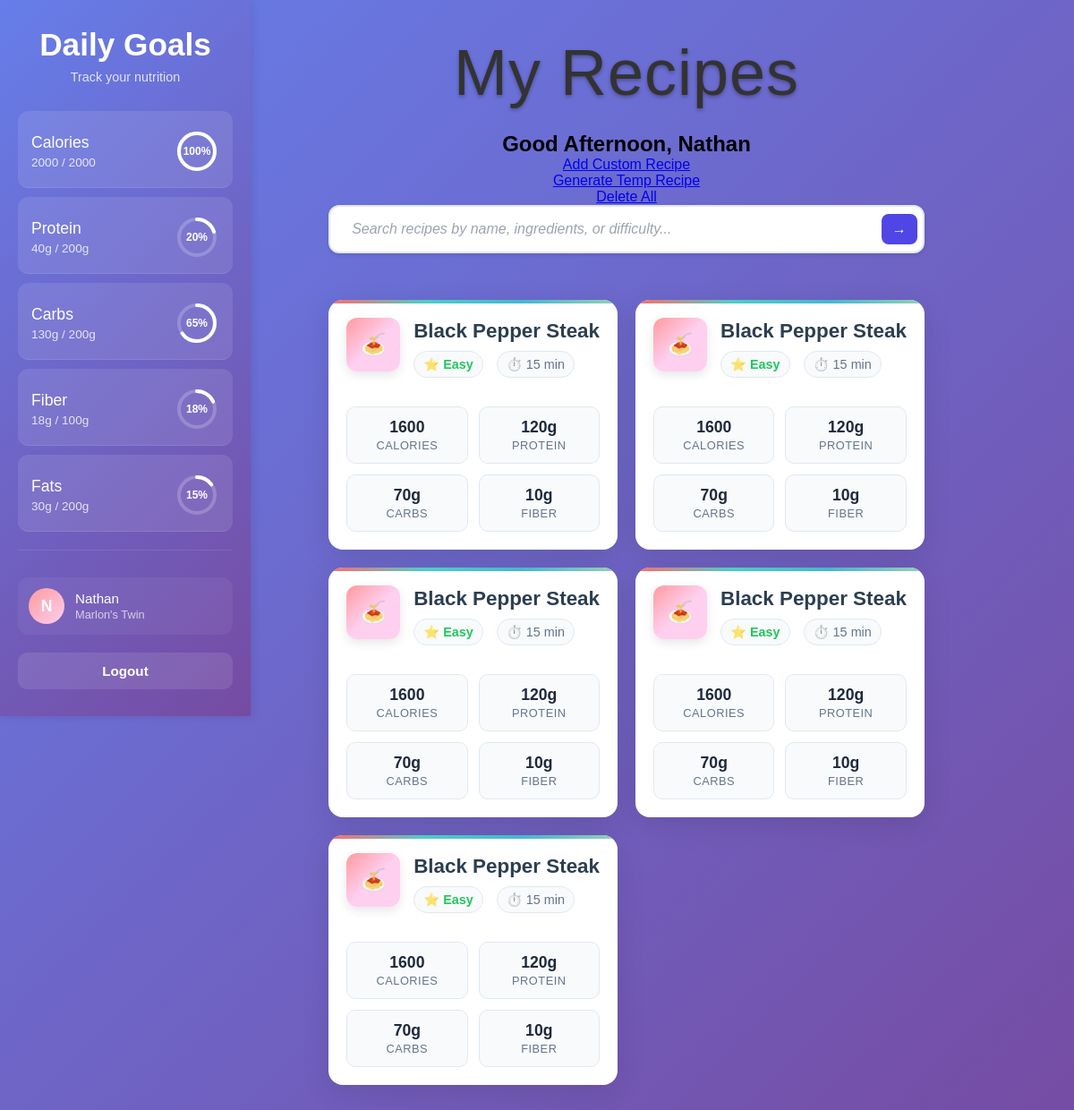
/dashboard (signed in), run on the app's committed database.
### models.py (models this page shows, shortened)
class Goals(db.Model):
    __tablename__ = 'fitness_goals'
    id = db.Column(db.Integer, primary_key = True)
    daily_protein = db.Column(db.Integer)
    daily_carbohydrates = db.Column(db.Integer)
    daily_fat = db.Column(db.Integer)
    daily_fiber = db.Column(db.Integer)
    daily_calories = db.Column(db.Integer)
    allergy = db.Column(db.Text)
    user_id = db.Column(db.Integer, db.ForeignKey('users.uid'), nullable = False)

class User(db.Model, UserMixin):
    __tablename__ = "users"
    uid = db.Column(db.Integer, primary_key = True)
    username = db.Column(db.String, nullable = False)
    password = db.Column(db.String, nullable = False)
    email = db.Column(db.String, nullable = False)
    current_protein = db.Column(db.Integer)
    current_carbohydrates = db.Column(db.Integer)
    current_fat = db.Column(db.Integer)
    current_fiber = db.Column(db.Integer)
    current_calories = db.Column(db.Integer)
    recipes = db.relationship('Recipes', backref='user', lazy=True, cascade='all, delete-orphan')
    nutritional_goals = db.relationship('Goals', backref='user', lazy=True, cascade='all, delete-orphan')
    def get_id(self):
        return str(self.uid)

class Recipes(db.Model):
    __tablename__ = 'recipes'
    id = db.Column(db.Integer, primary_key = True, nullable = False)
    title = db.Column(db.Text)
    ingredients = db.Column(db.Text, nullable = False)
    instructions = db.Column(db.Text, nullable = False)
    cooking_time = db.Column(db.Integer)
    prep_time = db.Column(db.Integer)
    servings = db.Column(db.Integer)
    difficulty = db.Column(db.Text)
    protein_amount = db.Column(db.Integer)
    carb_amount = db.Column(db.Integer)
    fiber_amount = db.Column(db.Integer)
    fat_amount = db.Column(db.Integer)
    calorie_amount = db.Column(db.Integer)
    user_id = db.Column(db.Integer, db.ForeignKey('users.uid'), nullable = False)

### blueprints/main.py (the view)
@main_bp.route('/dashboard')
def dashboard():
    recipes = Recipes.query.all()
    goals = Goals.query.filter_by(user_id=current_user.get_id()).first()
    if goals:
        daily_protein = goals.daily_protein
        daily_carbohydrates = goals.daily_carbohydrates
        daily_fat = goals.daily_fat
        daily_fiber = goals.daily_fiber
        daily_calories = goals.daily_calories
        current_protein = 40
        current_carbohydrates = 130
        current_fat = 30
        current_fiber = 18
        current_calories = 2000
    else:
        print("Error fetching goals. Please create another account.")
        return redirect(url_for('auth.login'))
    return render_template('/main/dashboard.html',
        recipes=recipes,
        username = current_user.username,
        daily_protein = daily_protein,
        daily_carbohydrates = daily_carbohydrates,
        daily_fat = daily_fat,
        daily_fiber = daily_fiber,
        daily_calories = daily_calories,
        current_protein = current_protein,
        current_carbohydrates = current_carbohydrates,
        current_fat = current_fat,
        current_fiber = current_fiber,
        current_calories = current_calories
        )

### app.py (called while the page is built)
@login_manager.user_loader
def load_user(user_id):
    from models import User
    try:
        user = User.query.get(user_id)
        if user:
            logging.info(f"User {user_id} loaded successfully")
        return user
    except Exception as e:
        logging.error(f"Error loading user {user_id}: {e}")
        return None

def create_app():
    app = Flask(__name__, template_folder = 'templates', static_folder= 'static', static_url_path= '/static')
    app.config['SQLALCHEMY_DATABASE_URI'] = 'sqlite:///./blueprints.db'
    app.secret_key = 'Some Key'
    @app.after_request
    def after_request(response):
        response.headers["Cache-Control"] = "no-cache, no-store, must-revalidate"
        response.headers["Pragma"] = "no-cache"
        response.headers["Expires"] = "0"
        return response
    db.init_app(app)
    login_manager.init_app(app)
    migrate.init_app(app, db)
    from blueprints.auth import auth_bp
    from blueprints.main import main_bp
    from blueprints.register import register_bp
    from blueprints.recipegen import gen_bp
    app.register_blueprint(auth_bp)
    app.register_blueprint(main_bp)
    app.register_blueprint(register_bp)
    app.register_blueprint(gen_bp)
    return app

### templates/main/dashboard.html (shortened to what this page needs)
<!DOCTYPE html>
<html>
<head>
    <link rel="stylesheet" href="{{ url_for('static', filename='/css/fonts.css') }}">
    <link rel="stylesheet" href="{{ url_for('static', filename='/css/base.css') }}">
    <link rel="stylesheet" href="{{ url_for('static', filename='/css/recipes.css') }}">
    <link rel="stylesheet" href="{{ url_for('static', filename='/css/sidebar.css') }}">
    <link rel="stylesheet" href="{{ url_for('static', filename='/css/searchbox.css') }}">
</head>
<body>
    <div class="page-layout">
    <div class="sidebar" id="sidebar">
        <div class="sidebar-header">
            <h2 class="sidebar-title">Daily Goals</h2>
            <p class="sidebar-subtitle">Track your nutrition</p>
        </div>
        <ul class="nutrition-list">
            <li class="nutrition-track">
                <div class="nutrition-info">
                    <span class="nutrition-name">Calories</span>
                    <span class="nutrition-values">{{current_calories}} / {{daily_calories}}</span>
                </div>
                <div class="progress-circle">
                    <svg>
                        <circle class="progress-bg" cx="25" cy="25" r="20"></circle>
<circle class="progress-fill" cx="25" cy="25" r="20" style="stroke-dashoffset: {{ 125.66 * (1 - (current_calories / daily_calories)|default(0)) }};"></circle>                    </svg>
                    <span class="progress-text">{{current_calories * 100 // daily_calories}}%</span>
                </div>
            </li>
            <li class="nutrition-track">
                <div class="nutrition-info">
                    <span class="nutrition-name">Protein</span>
                    <span class="nutrition-values">{{current_protein}}g / {{daily_protein}}g</span>
                </div>
                <div class="progress-circle">
                    <svg>
                        <circle class="progress-bg" cx="25" cy="25" r="20"></circle>
                        <circle class="progress-fill" cx="25" cy="25" r="20" style="stroke-dashoffset: {{ 125.66 * (1 - (current_protein / daily_protein)|default(0)) }};"></circle>
                    </svg>
                    <span class="progress-text">{{current_protein * 100 // daily_protein}}%</span>
                </div>
            </li>
            <li class="nutrition-track">
                <div class="nutrition-info">
                    <span class="nutrition-name">Carbs</span>
                    <span class="nutrition-values">{{current_carbohydrates}}g / {{daily_carbohydrates}}g</span>
                </div>
                <div class="progress-circle">
                    <svg>
                        <circle class="progress-bg" cx="25" cy="25" r="20"></circle>
                        <circle class="progress-fill" cx="25" cy="25" r="20" style="stroke-dashoffset: {{ 125.66 * (1 - (current_carbohydrates / daily_carbohydrates)|default(0)) }};"></circle>
                    </svg>
                    <span class="progress-text">{{current_carbohydrates * 100 // daily_carbohydrates}}%</span>
                </div>
            </li>
            <li class="nutrition-track">
                <div class="nutrition-info">
                    <span class="nutrition-name">Fiber</span>
                    <span class="nutrition-values">{{current_fiber}}g / {{daily_fiber}}g</span>
                </div>
                <div class="progress-circle">
                    <svg>
                        <circle class="progress-bg" cx="25" cy="25" r="20"></circle>
                        <circle class="progress-fill" cx="25" cy="25" r="20" style="stroke-dashoffset: {{ 125.66 * (1 - (current_fiber / daily_fiber)|default(0)) }};"></circle>
                    </svg>
                    <span class="progress-text">{{current_fiber * 100 // daily_fiber}}%</span>
                </div>
            </li>
            <li class="nutrition-track">
                <div class="nutrition-info">
                    <span class="nutrition-name">Fats</span>
                    <span class="nutrition-values">{{current_fat}}g / {{daily_fat}}g</span>
                </div>
                <div class="progress-circle">
                    <svg>
                        <circle class="progress-bg" cx="25" cy="25" r="20"></circle>
                        <circle class="progress-fill" cx="25" cy="25" r="20" style="stroke-dashoffset: {{ 125.66 * (1 - (current_fat / daily_fat)|default(0)) }};"></circle>
                    </svg>
                    <span class="progress-text">{{current_fat * 100 // daily_fat}}%</span>
                </div>
            </li>
        </ul>
        <div class="sidebar-footer">
            <div class="user-profile">
                <div class="avatar">
                    <span class="avatar-text">{{ username[0].upper() if username else 'U' }}</span>
                </div>
                <div class="user-info">
                    <span class="username">{{ username }}</span>
                    <span class="user-status">Marlon's Twin</span>
                </div>
            </div>
            <a href="{{ url_for('auth.log_out') }}" class="logout-btn">
                <span>Logout</span>
            </a>
        </div>
    </div>
    <div class="dashboard-container">
        <h1 class = "title">My Recipes</h1>
        <h2>Good Afternoon, {{ username }}</h2/>
        <a href = "{{url_for('recipegen.index')}}">Add Custom Recipe</a>
        <a href = "{{url_for('recipegen.create_temp')}}">Generate Temp Recipe</a>
        <a href = "{{url_for('main.delete_all')}}">Delete All</a>
        <div class="recipe-search-container">
            <form action="{{ url_for('recipegen.generate') }}" method="POST" class="search-form">
                <div class="search-input-wrapper">
                    <input
                        type="text"
                        name="query"
                        class="recipe-search-box"
                        placeholder="Search recipes by name, ingredients, or difficulty..."
                        id="recipeSearch"
                        value="{{ request.args.get('query', '') }}"
                    >
                    <button type="submit" class="search-submit-btn">
                        →
                    </button>
                </div>
            </form>
        </div>
        <div class="recipes-grid">
            {% for recipe in recipes%}
            <button class="recipe-card" onclick="openRecipe(1)">
                <div class="card-header">
                    <div class="recipe-image">🍝</div>
                    <div class="recipe-main-info">
                        <h3 class="recipe-title">{{recipe.title}}</h3>
                        <div class="recipe-meta">
                            <div class="meta-item">
                                <span class="meta-icon">⭐</span>
                                <span class="difficulty {{recipe.difficulty}}">{{recipe.difficulty}}</span>
                            </div>
                            <div class="meta-item">
                                <span class="meta-icon">⏱️</span>
                                <span>{{recipe.cooking_time}} min</span>
                            </div>
                        </div>
                    </div>
                </div>
                <div class="nutrition-grid">
                    <div class="nutrition-item">
                        <div class="nutrition-value">{{recipe.calorie_amount}}</div>
                        <div class="nutrition-label">Calories</div>
                    </div>
                    <div class="nutrition-item">
                        <div class="nutrition-value">{{recipe.protein_amount}}g</div>
                        <div class="nutrition-label">Protein</div>
                    </div>
                    <div class="nutrition-item">
                        <div class="nutrition-value">{{recipe.carb_amount}}g</div>
                        <div class="nutrition-label">Carbs</div>
                    </div>
                    <div class="nutrition-item">
                        <div class="nutrition-value">{{recipe.fiber_amount}}g</div>
                        <div class="nutrition-label">Fiber</div>
                    </div>
                </div>
            </button>
            {% endfor %}
        </div>
    </div>
</body>
</html>

### static/css/base.css (style rules this page uses)
* { margin: 0; padding: 0; box-sizing: border-box; }
body { font-family: -apple-system, BlinkMacSystemFont, 'Segoe UI', Roboto, Oxygen, Ubuntu, Cantarell, sans-serif; background: linear-gradient(135deg, #667eea 0%, #764ba2 100%); min-height: 100vh; display: flex; align-items: center; justify-content: center; padding: 20px; }
.title { font-size: 4.5rem; font-family: 'ThrowUp', cursive, sans-serif; font-weight: 300; text-align: center; margin-bottom: 25px; margin-top: -20px; color: #333; letter-spacing: 1px; }

### static/css/recipes.css (style rules this page uses)
* { margin: 0; padding: 0; box-sizing: border-box; }
body { font-family: Arial, Tahoma, Geneva, Verdana, sans-serif; background: linear-gradient(135deg, #667eea 0%, #764ba2 100%); min-height: 100vh; padding: 20px; }
.dashboard-container { display: flex; flex-direction: column; max-width: 1200px; margin: 0 auto; align-items: center; margin-left: 200px; padding: 40px 20px; min-height: 100vh; justify-content: flex-start; }
h1 { text-align: center; color: white; margin-bottom: 30px; font-size: 2.5rem; text-shadow: 0 2px 4px rgba(0,0,0,0.3); }
.recipes-grid { display: grid; grid-template-columns: 1fr 1fr; gap: 20px; padding: 20px 0; }
.recipe-card { background: white; border-radius: 16px; padding: 20px; box-shadow: 0 8px 32px rgba(0,0,0,0.1); cursor: pointer; transition: all 0.3s cubic-bezier(0.4, 0, 0.2, 1); border: none; text-align: left; position: relative; overflow: hidden; }
.recipe-card::before { content: ''; position: absolute; top: 0; left: 0; right: 0; height: 4px; background: linear-gradient(90deg, #ff6b6b, #4ecdc4, #45b7d1, #96ceb4); border-radius: 16px 16px 0 0; }
.card-header { display: flex; align-items: flex-start; margin-bottom: 16px; gap: 15px; }
.recipe-image { width: 60px; height: 60px; background: linear-gradient(135deg, #ff9a9e 0%, #fecfef 50%, #fecfef 100%); border-radius: 12px; display: flex; align-items: center; justify-content: center; font-size: 24px; flex-shrink: 0; box-shadow: 0 4px 12px rgba(0,0,0,0.1); }
.recipe-main-info { flex: 1; min-width: 0; }
.recipe-title { font-size: 1.4rem; font-weight: 700; color: #2c3e50; margin-bottom: 8px; line-height: 1.3; }
.recipe-meta { display: flex; gap: 15px; margin-bottom: 16px; flex-wrap: wrap; }
.meta-item { display: flex; align-items: center; gap: 6px; font-size: 0.9rem; color: #64748b; background: #f8fafc; padding: 6px 10px; border-radius: 20px; border: 1px solid #e2e8f0; }
.meta-icon { width: 16px; height: 16px; opacity: 0.7; }
.difficulty { font-weight: 600; }
.difficulty.Easy { color: #22c55e; }
.nutrition-grid { display: grid; grid-template-columns: repeat(2, 1fr); gap: 12px; margin-top: 16px; }
.nutrition-item { background: #f8fafc; padding: 12px; border-radius: 10px; text-align: center; border: 1px solid #e2e8f0; }
.nutrition-value { font-size: 1.1rem; font-weight: 700; color: #1e293b; margin-bottom: 2px; }
.nutrition-label { font-size: 0.8rem; color: #64748b; text-transform: uppercase; letter-spacing: 0.5px; font-weight: 500; }

### static/css/searchbox.css (style rules this page uses)
.recipe-search-container { margin-bottom: 2rem; width: 100%; }
.recipe-search-box { width: 100%; padding: 1rem 1.5rem; border: 2px solid #e2e8f0; border-radius: 12px; font-size: 1rem; font-family: inherit; background-color: #ffffff; transition: all 0.3s ease; box-shadow: 0 2px 4px rgba(0, 0, 0, 0.1); }
.recipe-search-box::placeholder { color: #9ca3af; font-style: italic; }
.search-input-wrapper { position: relative; display: flex; align-items: center; }
.search-submit-btn { position: absolute; right: 8px; background: #4f46e5; border: none; border-radius: 8px; padding: 8px 12px; cursor: pointer; transition: all 0.2s ease; color: white; font-size: 1rem; display: flex; align-items: center; justify-content: center; z-index: 10; }
.recipe-search-box { padding-right: 4rem; }

### data on the page
Goals: daily_calories "2000", current_calories*100//daily_calories "100"
User: username "N", username "Nathan"
Recipes: title "Black Pepper Steak", difficulty "Easy", cooking_time "15", calorie_amount "1600", protein_amount "120", carb_amount "70", fiber_amount "10"
Recipes: title "Black Pepper Steak", difficulty "Easy", cooking_time "15", calorie_amount "1600", protein_amount "120", carb_amount "70", fiber_amount "10"
Recipes: title "Black Pepper Steak", difficulty "Easy", cooking_time "15", calorie_amount "1600", protein_amount "120", carb_amount "70", fiber_amount "10"
Recipes: title "Black Pepper Steak", difficulty "Easy", cooking_time "15", calorie_amount "1600", protein_amount "120", carb_amount "70", fiber_amount "10"
Recipes: title "Black Pepper Steak", difficulty "Easy", cooking_time "15", calorie_amount "1600", protein_amount "120", carb_amount "70", fiber_amount "10"

### other printed values
{{ current_calories }} "2000"
{{ current_protein }} "40"
{{ daily_protein }} "200"
{{ current_protein * 100 // daily_protein }} "20"
{{ current_carbohydrates }} "130"
{{ daily_carbohydrates }} "200"
{{ current_carbohydrates * 100 // daily_carbohydrates }} "65"
{{ current_fiber }} "18"
{{ daily_fiber }} "100"
{{ current_fiber * 100 // daily_fiber }} "18"
{{ current_fat }} "30"
{{ daily_fat }} "200"
{{ current_fat * 100 // daily_fat }} "15"
